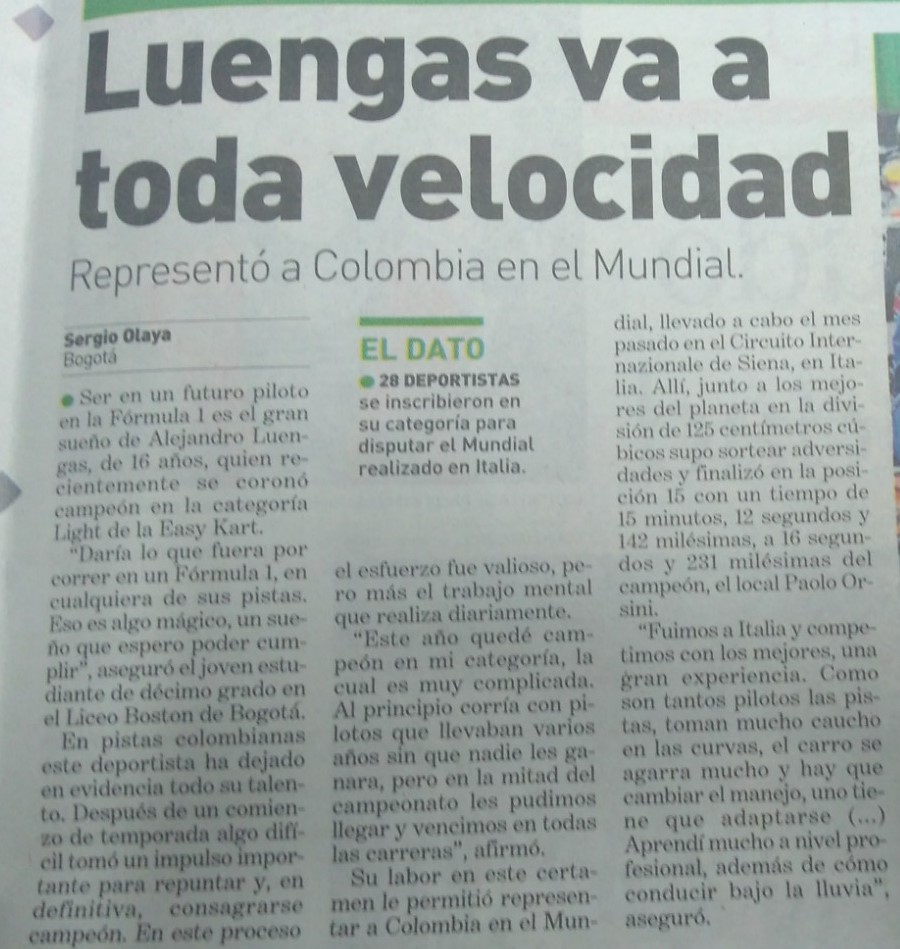
#> input picture procesamientoFinal/img10.jpg, 900 x 949 px
$ python img10.py   (older library calls are emulated)
#> lines starting #> are read from the running program, lines starting #| are printed output that depends on the picture; after the words box and inside, x2 and y2 are one past the last pixel; in counts of white or black regions, pixels touching at a corner belong together
### procesamientoFinal/funciones.py
# -*- coding: utf-8 -*-
"""
Created on Tue Aug 28 16:39:39 2018

@author: Manuel Andres Sanchez Muñoz
@author: Getulio Rafael Vargas Sierra
@author: Juan Fernando ...

Funciones

"""
import numpy as np
import scipy.signal as sg
import cv2

# [18 lines left out: functions my_gamma, grayWhite, grayBlack, not called in this run]

def my_hist(im):
    [row, col] = im.shape;
    vec = np.zeros(256)
    print(vec.shape)
    for i in range(0,row-1):
        for j in range(0,col-1):
            valor = im[i,j]
            vec[valor] = vec[valor] + 1
    return vec

def my_equal(im,h):
    [row, col] = im.shape;
    n = row*col
    p = h/n
    s = np.cumsum(p)
    k = s*255
    im2=im
    for i in range(0,row-1):
        for j in range(0,col-1):
            valor = im[i,j]
            im2[i,j]=k[valor]
    return im2

def rgb2ycbcr(im):
    xform = np.array([[.299, .587, .114], [-.169, -.331, .5], [.5, -.419, -.081]])
    ycbcr = im.dot(xform.T)
    ycbcr[:,:,[1,2]] += 128
    return np.double(ycbcr)

def ycbcr2rgb(im):
    xform = np.array([[1, 0, 1.403], [1, -0.344, -.714], [1, 1.773, 0]])
    rgb = im.astype(np.float)
    rgb[:,:,[1,2]] -= 128
    rgb = rgb.dot(xform.T)
    np.putmask(rgb, rgb > 255, 255)
    np.putmask(rgb, rgb < 0, 0)
    return np.uint8(rgb)

# [57 lines left out: functions my_linealTrozos, logarithm, negative, my_mse, my_medianfilter, my_gradient and 2 more, not called in this run]

def my_rgb2cmy(im):
    CMY = 255-im
    return CMY

def my_cmy2rgb(im):
    RGB = 255-im
    return RGB

# [73 lines left out: functions my_mseRGB, my_threshold, rgb2hsi, hsi2rgb, frontera3x3, frontera5x5, not called in this run]

### procesamientoFinal/img10.py
# -*- coding: utf-8 -*-
"""
Created on Sat Nov 25 09:40:01 2018

@author: Manuel Andres Sanchez Muñoz
@author: Getulio Rafael Vargas Sierra
@author: Juan Fernando ...
"""

import numpy as np
from PIL import Image
from scipy.ndimage import filters
import matplotlib.pyplot as plt
import funciones as fun
import cv2
from sklearn.cluster import KMeans

image = Image.open('img10.jpg').convert('RGB')
#> image is the input picture: PIL image 900x949 RGB; mean R, G, B 156.7, 164.9, 162.2
plt.figure()
plt.gray()
plt.imshow(image)
plt.axis('off')
plt.title('Imagen 10 Original')

Viewimagedouble = np.double(image)
returnImage3 = fun.rgb2ycbcr(Viewimagedouble)
Y =  returnImage3[:,:,0]
Yi = np.uint8(255*Y/Y.max())
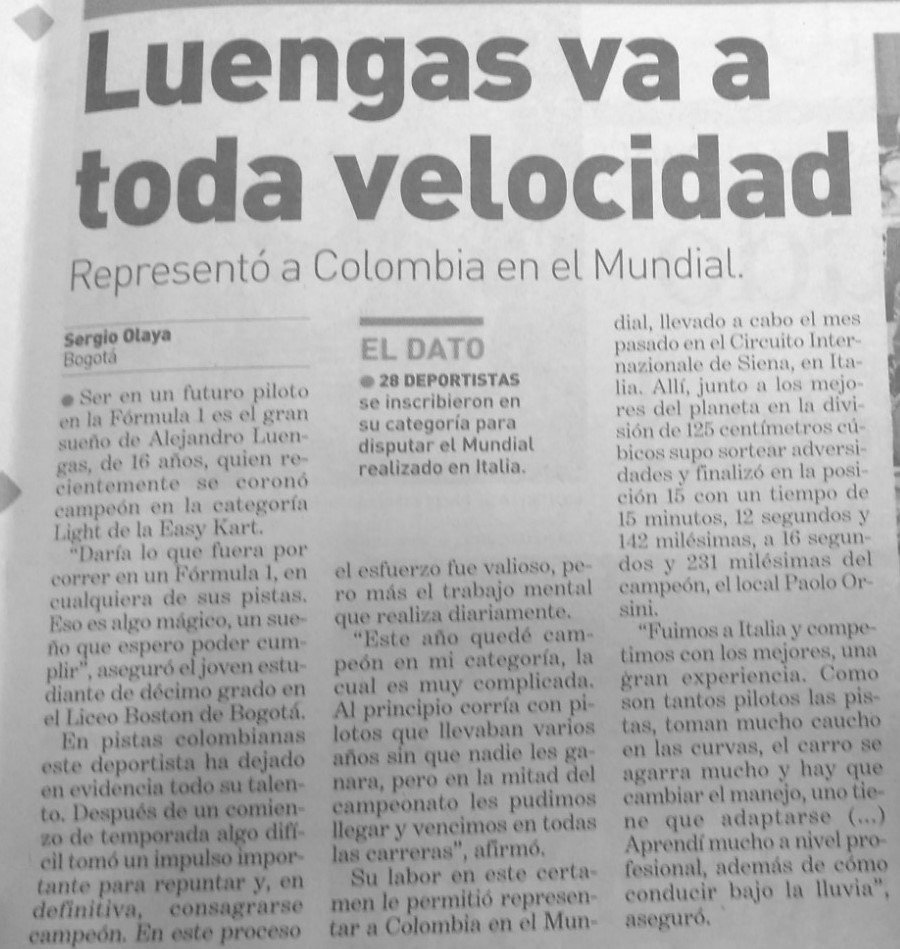
#> Yi: shape (949, 900); min 59, max 255, mean 175.2
h = fun.my_hist(Yi)
#> after the loop in my_hist, `for i in range(0,row-1):`: vec = 256 values, max 13693 at index 162, min 0 at index 0, mean 3329.1
#> h has the same summary as vec in my_hist
Yeq = fun.my_equal(Yi, h)
#> in my_equal, `p = h/n`: p = 256 values, max 0.016 at index 162, min 0 at index 0, mean 0.0039
#> in my_equal, `s = np.cumsum(p)`: s = 256 values from 0 to 0.998
#> in my_equal, `k = s*255`: k = 256 values from 0 to 254.4
#> after the loop in my_equal, `for i in range(0,row-1):`:
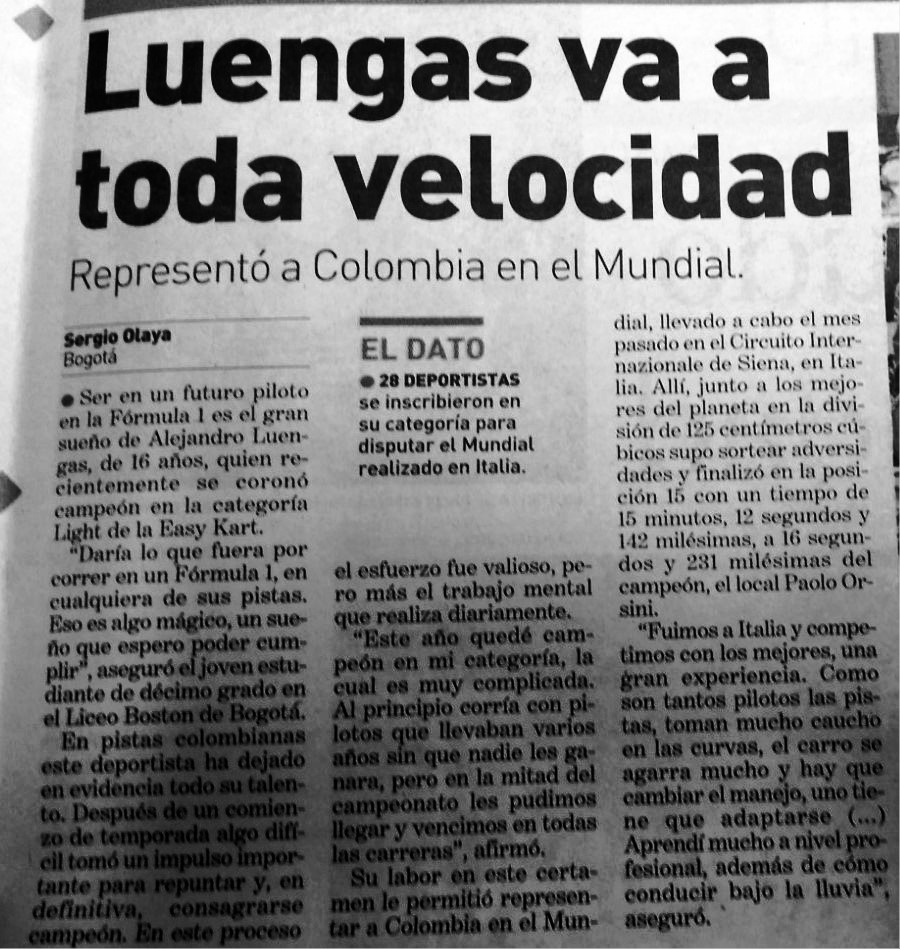
#> im2: shape (949, 900); min 0, max 254, mean 127.8
returnImage3[:,:,0] = Yeq
sendImage = np.double(returnImage3)
previousImage = fun.ycbcr2rgb(sendImage)
#> in ycbcr2rgb, `rgb[:,:,[1,2]] -= 128`:
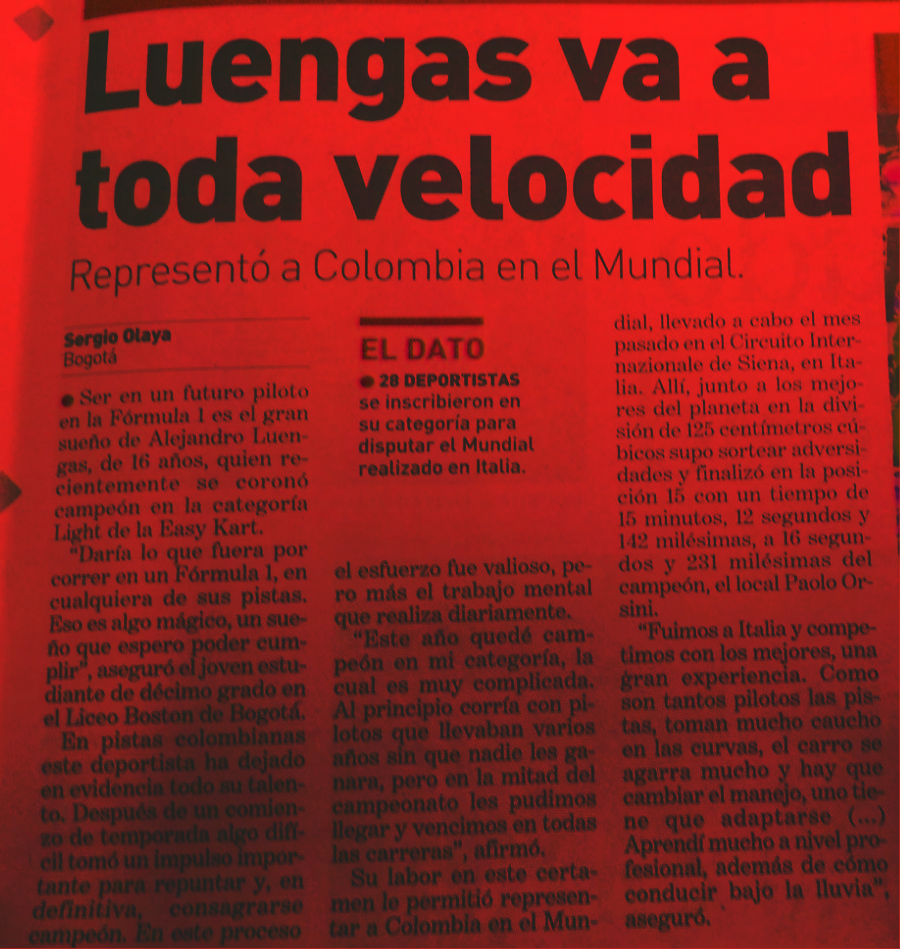
#> rgb: shape (949, 900, 3) float64; mean R, G, B 127.8, 0, -3.9; drawn with min black and max white
finalImage = np.uint8(previousImage)
plt.figure()
plt.gray()
plt.imshow(finalImage)
plt.axis('off')
plt.title('Imagen 10 Ecualizada YcbCr')

Im_ga = np.array(finalImage)

Im_f1 = filters.uniform_filter(Im_ga,5)

plt.figure()
plt.gray()
plt.imshow(Im_f1)
plt.title("Imagen 10 filtrada con Uniforme")

img = cv2.imread('imagen10YCBCR.png')
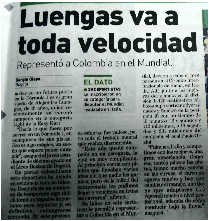
#> input picture procesamientoFinal/imagen10YCBCR.png, 209 x 221 px
#> img is the input picture: shape (221, 209, 3); mean B, G, R 130.3, 133, 125.1
[nf,nc,nb] = img.shape
#> nf = 221; nc = 209; nb = 3
plt.imshow(cv2.cvtColor(img, cv2.COLOR_BGR2RGB))
plt.axis('off')
N=5
img2 = np.reshape(img,(nf*nc,nb))
kmeans = KMeans(n_clusters=N, random_state=0).fit(img2)
C = kmeans.labels_

imgC = np.reshape(C,(nf,nc))
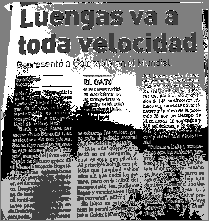
#> imgC: shape (221, 209) int32; min 0, max 4, mean 1.97; drawn with min black and max white
plt.figure()
plt.imshow(imgC)
plt.axis('off')

for i in range(1,N):
    mask = np.zeros(imgC.shape,np.uint8)
    mask[imgC==i] = 255
    plt.figure()
    plt.imshow(mask,cmap='gray')
    plt.axis('off')
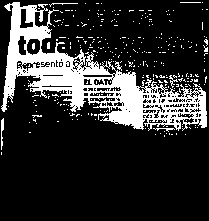
#> mask: shape (221, 209); 19.3% white; 313 white regions (305 under 20 px), largest, box (x1, y1, x2, y2) and area: (1, 2, 207, 131) 7934, (1, 118, 4, 150) 61, (153, 128, 175, 132) 35
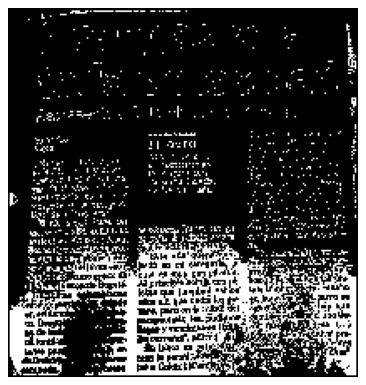
#> figure drawn by matplotlib, 1 panel
